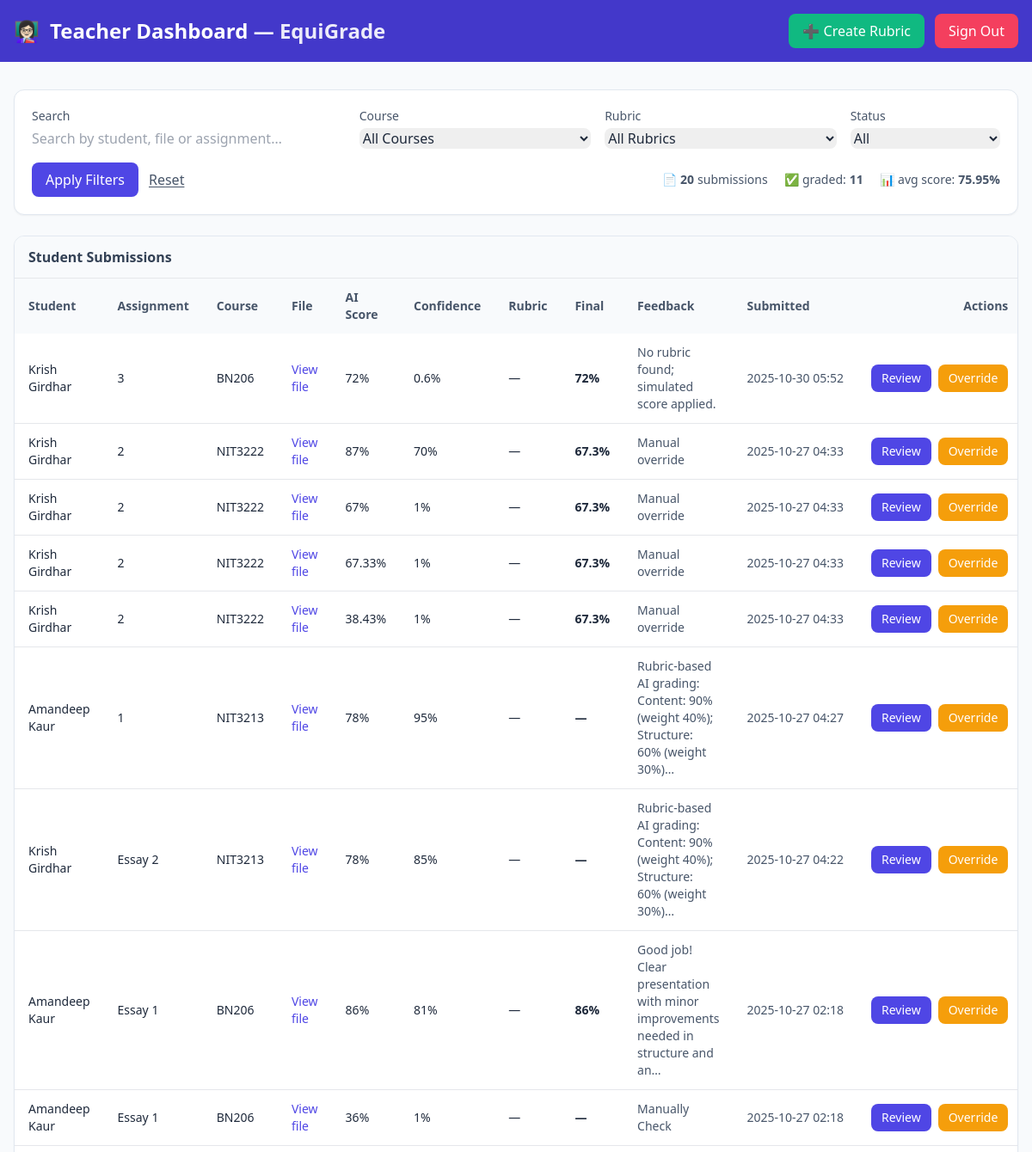
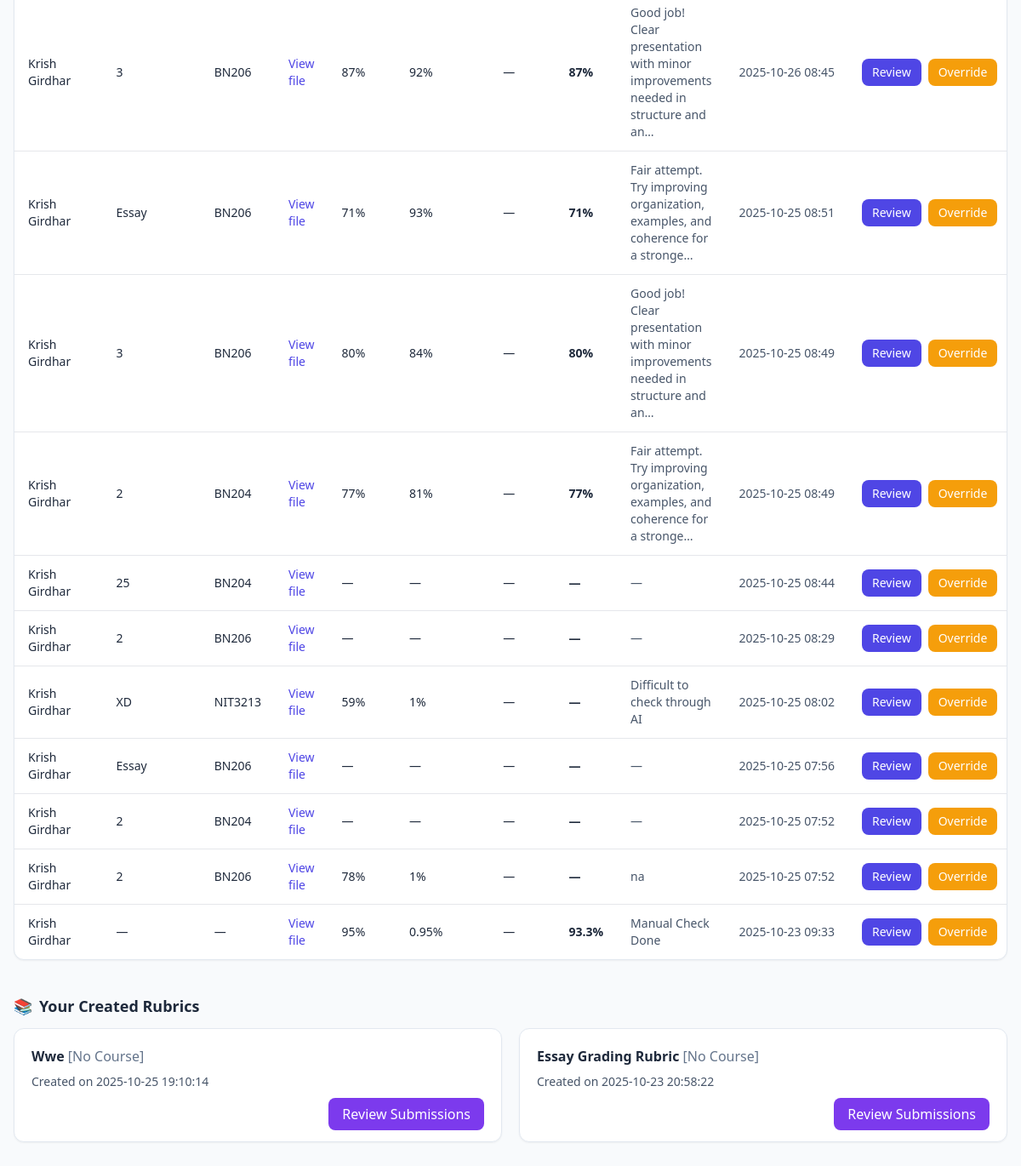
The app's page /teacher-dashboard.php (signed in) with its own data (2 pictures, top to bottom).
### tables this page shows
CREATE TABLE `submissions` (
  `submission_id` int(11) NOT NULL,
  `assignment_title` varchar(255) NOT NULL,
  `user_id` int(11) NOT NULL,
  `assignment_id` int(11) DEFAULT NULL,
  `course` varchar(100) DEFAULT NULL,
  `filename` varchar(255) NOT NULL,
  `file_path` varchar(255) NOT NULL,
  `submitted_at` timestamp NOT NULL DEFAULT current_timestamp(),
  `status` enum('pending','graded') DEFAULT 'pending'
);

CREATE TABLE `users` (
  `user_id` int(11) NOT NULL,
  `full_name` varchar(100) NOT NULL,
  `email` varchar(100) NOT NULL,
  `password_hash` varchar(255) NOT NULL,
  `role` enum('student','teacher','admin') DEFAULT 'student',
  `created_at` timestamp NOT NULL DEFAULT current_timestamp()
);

CREATE TABLE `grades` (
  `grade_id` int(11) NOT NULL,
  `submission_id` int(11) NOT NULL,
  `rubric_id` int(11) DEFAULT NULL,
  `ai_score` decimal(5,2) DEFAULT NULL,
  `final_score` decimal(5,2) DEFAULT NULL,
  `confidence` decimal(4,2) DEFAULT NULL,
  `feedback` text DEFAULT NULL,
  `graded_by` int(11) DEFAULT NULL,
  `graded_at` datetime DEFAULT current_timestamp()
);

CREATE TABLE `rubrics` (
  `rubric_id` int(11) NOT NULL,
  `assignment_id` int(11) DEFAULT NULL,
  `title` varchar(255) NOT NULL,
  `description` text DEFAULT NULL,
  `criteria_json` longtext DEFAULT NULL CHECK (json_valid(`criteria_json`)),
  `created_by` int(11) NOT NULL,
  `created_at` datetime DEFAULT current_timestamp(),
  `course` varchar(50) DEFAULT NULL,
  `rubric_title` varchar(255) DEFAULT NULL
);

### teacher-dashboard.php (the view, shortened to what this page needs)
<?php
global $pdo;
$userId = (int) $_SESSION['user_id'];
$q       = trim($_GET['q'] ?? '');
$gradedF = trim($_GET['graded'] ?? 'all');
$rubricStmt = $pdo->prepare("
    SELECT r.rubric_id,
           COALESCE(NULLIF(r.rubric_title,''), NULLIF(r.title,''), 'Untitled Rubric') AS title,
           COALESCE(r.course, '') AS course,
           r.created_at
    FROM rubrics r
    WHERE r.created_by = :uid
    ORDER BY r.created_at DESC
");
$rubricStmt->execute([':uid' => $userId]);
$rubricRows = $rubricStmt->fetchAll(PDO::FETCH_ASSOC);
$sql = "
SELECT
    s.submission_id,
    s.assignment_title,
    s.course,
    s.filename,
    s.submitted_at,
    u.full_name AS student_name,
    g.ai_score,
    g.confidence,
    g.feedback,
    g.final_score,
    g.rubric_id,
    COALESCE(NULLIF(r.rubric_title,''), NULLIF(r.title,''), '—') AS rubric_title
FROM submissions s
JOIN users u         ON u.user_id = s.user_id
LEFT JOIN grades g   ON g.submission_id = s.submission_id
LEFT JOIN rubrics r  ON r.rubric_id = g.rubric_id
WHERE 1=1
";
$params = [];
$sql .= " ORDER BY s.submitted_at DESC LIMIT 400";
try {
    $stmt = $pdo->prepare($sql);
    $stmt->execute($params);
    $submissions = $stmt->fetchAll(PDO::FETCH_ASSOC);
} catch (PDOException $e) {
    die('Database error: ' . htmlspecialchars($e->getMessage()));
}
$gradedCount = 0;
$scoreSum = 0;
foreach ($submissions as $s) {
    if ($s['final_score'] !== null) {
        $gradedCount++;
        $scoreSum += (float) $s['final_score'];
    }
}
$avgScore = $gradedCount > 0 ? round($scoreSum / $gradedCount, 2) : null;
$myRubrics = $rubricRows;
?>
<!doctype html>
<html lang="en">
<head>
  <script src="https://cdn.tailwindcss.com"></script>
</head>
<body class="bg-slate-50 text-slate-800">
  <header class="bg-indigo-700 text-white">
    <div class="max-w-7xl mx-auto px-4 py-4 flex items-center justify-between">
      <div class="flex items-center gap-3">
        <span class="text-2xl">👩🏻‍🏫</span>
        <h1 class="text-xl md:text-2xl font-semibold">
          Teacher Dashboard — <span class="opacity-90">EquiGrade</span>
        </h1>
      </div>
      <div class="flex items-center gap-3">
        <a href="rubric_create.php" class="bg-emerald-500 hover:bg-emerald-600 text-white rounded-lg px-4 py-2 transition">➕ Create Rubric</a>
        <a href="logout.php" class="bg-rose-500 hover:bg-rose-600 text-white rounded-lg px-4 py-2 transition">Sign Out</a>
      </div>
    </div>
  </header>
  <main class="max-w-7xl mx-auto px-4 py-6 md:py-8">
    <section class="bg-white rounded-xl shadow-sm border border-slate-200 p-4 md:p-5 mb-6">
      <form method="get" class="grid grid-cols-1 md:grid-cols-12 gap-3 md:gap-4 items-end">
        <div class="md:col-span-4">
          <label class="block text-sm font-medium text-slate-600 mb-1">Search</label>
          <input type="text" name="q" value="<?= htmlspecialchars($q) ?>"
            placeholder="Search by student, file or assignment…"
            class="w-full rounded-lg border-slate-300 focus:ring-indigo-500 focus:border-indigo-500">
        </div>
        <div class="md:col-span-3">
          <label class="block text-sm font-medium text-slate-600 mb-1">Course</label>
          <select name="course" class="w-full rounded-lg border-slate-300 focus:ring-indigo-500 focus:border-indigo-500">
            <option value="">All Courses</option>
          </select>
        </div>
        <div class="md:col-span-3">
          <label class="block text-sm font-medium text-slate-600 mb-1">Rubric</label>
          <select name="rubric_id" class="w-full rounded-lg border-slate-300 focus:ring-indigo-500 focus:border-indigo-500">
            <option value="">All Rubrics</option>
          </select>
        </div>
        <div class="md:col-span-2">
          <label class="block text-sm font-medium text-slate-600 mb-1">Status</label>
          <select name="graded" class="w-full rounded-lg border-slate-300 focus:ring-indigo-500 focus:border-indigo-500">
            <option value="all"      <?= $gradedF==='all'?'selected':'' ?>>All</option>
          </select>
        </div>
        <div class="md:col-span-12 flex items-center gap-3">
          <button class="bg-indigo-600 hover:bg-indigo-700 text-white rounded-lg px-4 py-2 transition">Apply Filters</button>
          <a href="teacher-dashboard.php" class="text-slate-600 hover:text-slate-800 underline underline-offset-2">Reset</a>
          <div class="ml-auto text-sm text-slate-600">
            <span class="inline-flex items-center gap-1 mr-4">📄 <strong><?= count($submissions) ?></strong> submissions</span>
            <span class="inline-flex items-center gap-1">✅ graded: <strong><?= $gradedCount ?></strong></span>
            <?php if ($avgScore !== null): ?>
              <span class="inline-flex items-center gap-1 ml-4">📊 avg score: <strong><?= $avgScore ?>%</strong></span>
            <?php endif; ?>
          </div>
        </div>
      </form>
    </section>
    <section class="bg-white rounded-xl shadow-sm border border-slate-200 overflow-hidden mb-10">
      <div class="px-4 py-3 border-b bg-slate-50 text-slate-700 font-semibold">Student Submissions</div>
      <div class="overflow-x-auto">
        <table class="min-w-full text-sm">
          <thead class="bg-slate-50">
            <tr class="text-left text-slate-600">
              <th class="px-4 py-3">Student</th>
              <th class="px-4 py-3">Assignment</th>
              <th class="px-4 py-3">Course</th>
              <th class="px-4 py-3">File</th>
              <th class="px-4 py-3">AI Score</th>
              <th class="px-4 py-3">Confidence</th>
              <th class="px-4 py-3">Rubric</th>
              <th class="px-4 py-3">Final</th>
              <th class="px-4 py-3">Feedback</th>
              <th class="px-4 py-3">Submitted</th>
              <th class="px-4 py-3 text-right">Actions</th>
            </tr>
          </thead>
          <tbody class="divide-y">
            <?php if (!$submissions): ?>
              <tr><td colspan="11" class="px-4 py-6 text-slate-500">No submissions found.</td></tr>
            <?php else: ?>
              <?php foreach ($submissions as $row): ?>
                <?php
                  $ai   = $row['ai_score'] !== null ? round((float)$row['ai_score'], 2) . '%' : '—';
                  $conf = $row['confidence'] !== null ? round((float)$row['confidence'], 2) . '%' : '—';
                  $fin  = $row['final_score'] !== null ? round((float)$row['final_score'], 2) . '%' : '—';
                  $fb   = $row['feedback'] ? mb_strimwidth((string)$row['feedback'], 0, 80, '…') : '—';
                  $rub  = $row['rubric_title'] ?: '—';
                ?>
                <tr class="hover:bg-slate-50">
                  <td class="px-4 py-3"><?= htmlspecialchars($row['student_name']) ?></td>
                  <td class="px-4 py-3"><?= htmlspecialchars($row['assignment_title'] ?: '—') ?></td>
                  <td class="px-4 py-3"><?= htmlspecialchars($row['course'] ?: '—') ?></td>
                  <td class="px-4 py-3">
                    <?php if (!empty($row['filename'])): ?>
                      <a class="text-indigo-600 hover:underline" href="<?= htmlspecialchars('/uploads/' . $row['filename']) ?>" target="_blank">View file</a>
                    <?php else: ?>—<?php endif; ?>
                  </td>
                  <td class="px-4 py-3"><?= $ai ?></td>
                  <td class="px-4 py-3"><?= $conf ?></td>
                  <td class="px-4 py-3"><?= htmlspecialchars($rub) ?></td>
                  <td class="px-4 py-3 font-semibold"><?= $fin ?></td>
                  <td class="px-4 py-3 text-slate-600"><?= htmlspecialchars($fb) ?></td>
                  <td class="px-4 py-3 text-slate-600 whitespace-nowrap"><?= htmlspecialchars(date('Y-m-d H:i', strtotime($row['submitted_at']))) ?></td>
                  <td class="px-4 py-3 text-right">
                    <div class="inline-flex gap-2">
                      <a href="review.php?submission_id=<?= (int)$row['submission_id'] ?>" class="px-3 py-1.5 rounded-lg bg-indigo-600 text-white hover:bg-indigo-700">Review</a>
                      <a href="override.php?submission_id=<?= (int)$row['submission_id'] ?>" class="px-3 py-1.5 rounded-lg bg-amber-500 text-white hover:bg-amber-600" title="Manually override score">Override</a>
                    </div>
                  </td>
                </tr>
              <?php endforeach; ?>
            <?php endif; ?>
          </tbody>
        </table>
      </div>
    </section>
    <section>
      <h2 class="text-lg font-semibold text-slate-800 mb-3 flex items-center gap-2">
        📚 <span>Your Created Rubrics</span>
      </h2>
      <?php if (!$myRubrics): ?>
        <div class="bg-white border border-slate-200 rounded-xl p-6 text-slate-600">
          No rubrics yet. Create one to start grading.
        </div>
      <?php else: ?>
        <div class="grid md:grid-cols-2 gap-5">
          <?php foreach ($myRubrics as $rb): ?>
            <div class="bg-white rounded-xl border border-slate-200 shadow-sm p-5">
              <div class="text-base font-semibold mb-2">
                <?= htmlspecialchars($rb['title']) ?> <span class="text-slate-500 font-normal"><?= $rb['course'] ? ' ['.htmlspecialchars($rb['course']).']' : ' [No Course]' ?></span>
              </div>
              <div class="text-sm text-slate-600 mb-4">
                Created on <?= htmlspecialchars(date('Y-m-d H:i:s', strtotime($rb['created_at']))) ?>
              </div>
              <div class="text-right">
                <a href="teacher-dashboard.php?rubric_id=<?= (int)$rb['rubric_id'] ?>" class="px-4 py-2 rounded-lg bg-violet-600 text-white hover:bg-violet-700">Review Submissions</a>
              </div>
            </div>
          <?php endforeach; ?>
        </div>
      <?php endif; ?>
    </section>
  </main>
</body>
</html>

### records on screen
submissions: user.full_name "Krish Girdhar", assignment_title "3", course "BN206", grades.ai_score "72%", grades.confidence "0.6%", rub "—", grades.final_score "72%", grades.feedback "No rubric found; simulated score applied.", submitted_at "2025-10-30 05:52"
submissions: user.full_name "Krish Girdhar", assignment_title "2", course "NIT3222", grades.ai_score "87%", grades.confidence "70%", rub "—", grades.final_score "67.3%", grades.feedback "Manual override", submitted_at "2025-10-27 04:33", grades.ai_score "67%", grades.confidence "1%", grades.ai_score "67.33%", grades.ai_score "38.43%"
submissions: user.full_name "Amandeep Kaur", assignment_title "1", course "NIT3213", grades.ai_score "78%", grades.confidence "95%", rub "—", grades.final_score "—", grades.feedback "Rubric-based AI grading: Content: 90% (weight 40%); Structure: 60% (weight 30%)…", submitted_at "2025-10-27 04:27"
submissions: user.full_name "Krish Girdhar", assignment_title "Essay 2", course "NIT3213", grades.ai_score "78%", grades.confidence "85%", rub "—", grades.final_score "—", grades.feedback "Rubric-based AI grading: Content: 90% (weight 40%); Structure: 60% (weight 30%)…", submitted_at "2025-10-27 04:22"
submissions: user.full_name "Amandeep Kaur", assignment_title "Essay 1", course "BN206", grades.ai_score "86%", grades.confidence "81%", rub "—", grades.final_score "86%", grades.feedback "Good job! Clear presentation with minor improvements needed in structure and an…", submitted_at "2025-10-27 02:18", grades.ai_score "36%", grades.confidence "1%", grades.final_score "—", grades.feedback "Manually Check"
submissions: user.full_name "Krish Girdhar", assignment_title "3", course "BN206", grades.ai_score "87%", grades.confidence "92%", rub "—", grades.final_score "87%", grades.feedback "Good job! Clear presentation with minor improvements needed in structure and an…", submitted_at "2025-10-26 08:45"
submissions: user.full_name "Krish Girdhar", assignment_title "Essay", course "BN206", grades.ai_score "71%", grades.confidence "93%", rub "—", grades.final_score "71%", grades.feedback "Fair attempt. Try improving organization, examples, and coherence for a stronge…", submitted_at "2025-10-25 08:51"
submissions: user.full_name "Krish Girdhar", assignment_title "3", course "BN206", grades.ai_score "80%", grades.confidence "84%", rub "—", grades.final_score "80%", grades.feedback "Good job! Clear presentation with minor improvements needed in structure and an…", submitted_at "2025-10-25 08:49"
submissions: user.full_name "Krish Girdhar", assignment_title "2", course "BN204", grades.ai_score "77%", grades.confidence "81%", rub "—", grades.final_score "77%", grades.feedback "Fair attempt. Try improving organization, examples, and coherence for a stronge…", submitted_at "2025-10-25 08:49"
submissions: user.full_name "Krish Girdhar", assignment_title "25", course "BN204", ai "—", conf "—", rub "—", fin "—", fb "—", submitted_at "2025-10-25 08:44"
submissions: user.full_name "Krish Girdhar", assignment_title "2", course "BN206", ai "—", conf "—", rub "—", fin "—", fb "—", submitted_at "2025-10-25 08:29"
submissions: user.full_name "Krish Girdhar", assignment_title "XD", course "NIT3213", grades.ai_score "59%", grades.confidence "1%", rub "—", grades.final_score "—", grades.feedback "Difficult to check through AI", submitted_at "2025-10-25 08:02"
submissions: user.full_name "Krish Girdhar", assignment_title "Essay", course "BN206", ai "—", conf "—", rub "—", fin "—", fb "—", submitted_at "2025-10-25 07:56"
submissions: user.full_name "Krish Girdhar", assignment_title "2", course "BN204", ai "—", conf "—", rub "—", fin "—", fb "—", submitted_at "2025-10-25 07:52"
submissions: user.full_name "Krish Girdhar", assignment_title "2", course "BN206", grades.ai_score "78%", grades.confidence "1%", rub "—", grades.final_score "—", grades.feedback "na", submitted_at "2025-10-25 07:52"
submissions: user.full_name "Krish Girdhar", assignment_title "—", course "—", grades.ai_score "95%", grades.confidence "0.95%", rub "—", grades.final_score "93.3%", grades.feedback "Manual Check Done", submitted_at "2025-10-23 09:33"
rubrics: title "Wwe", created_at "2025-10-25 19:10:14"
rubrics: title "Essay Grading Rubric", created_at "2025-10-23 20:58:22"

### other values on screen
count($submissions) "20"
$gradedCount "11"
$avgScore "75.95"
